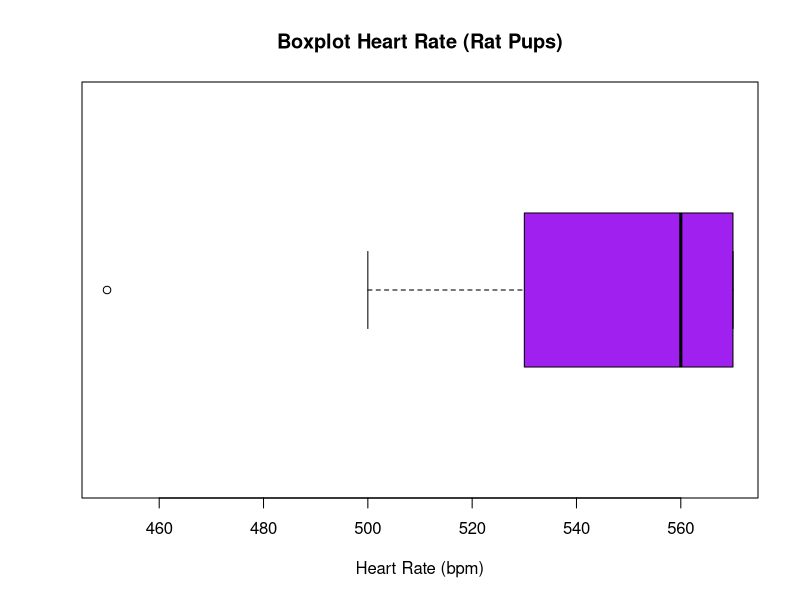

The R script that drew this image:
datos <- c(500,570,560,570,450,560,570)

cat("(a) Media:", round(mean(datos),2),"\n")

cat("(b) Mediana:", median(datos),"\n")

moda <- as.numeric(names(sort(table(datos), decreasing=TRUE)[1]))
cat("(c) Moda:", moda,"\n")

cat("(d) Rango:", max(datos)-min(datos),"\n")

cat("(e) Varianza:", round(var(datos),2),"\n")

cat("(f) Desviación estándar:", round(sd(datos),2),"\n")

cat("(g) Coeficiente de variación:",
    round((sd(datos)/mean(datos))*100,2),"%\n")

cat("(h) Rango intercuartílico:", IQR(datos),"\n")

# boxplot
boxplot(datos,
        horizontal=TRUE,
        col="purple",
        main="Boxplot Heart Rate (Rat Pups)",
        xlab="Heart Rate (bpm)")

cat("\nMedida de tendencia central recomendada: la MEDIA.\n")
cat("Razón: los datos son bastante similares entre sí, con la mayoría de valores entre 560 y 570 bpm, por lo que la media describe bien el centro de la distribución.\n")
